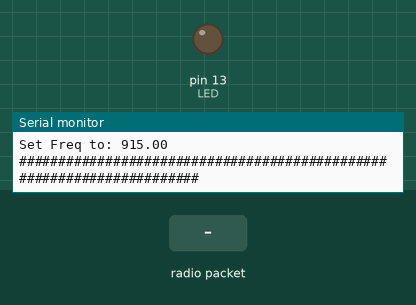
A sketch run on a simulated Arduino Uno, built with avr-gcc and run on an emulated ATmega328P. Shown: output pins drawn as LEDs (lit = HIGH), the last lines printed to the serial monitor. Inputs (shaded band) come from the test bench. No radio packets arrive unless stated; pins used as bus, display or sensor lines are not drawn.

Above: at 1.3 s.
1.4 s: radio packet "1" arrives
At 1.9 s:
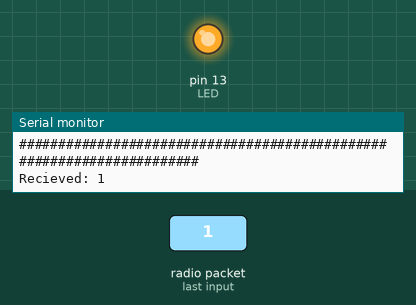
Timing chart, 0 to 4.4 s (numbered marks = the images above; inputs shaded):
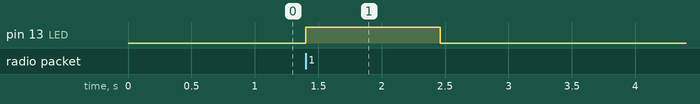

Measured:
- after the input at 1.4 s, pin 13 (LED): LOW → HIGH at once, → LOW 1.1 s later

The sketch:

Space_segment.ino
```cpp
// Feather9x_RX
// -*- mode: C++ -*-
// Example sketch showing how to create a simple messaging client (receiver)
// with the RH_RF95 class. RH_RF95 class does not provide for addressing or
// reliability, so you should only use RH_RF95 if you do not need the higher
// level messaging abilities.
// It is designed to work with the other example Feather9x_TX

#include <SPI.h>
#include <RH_RF95.h>

// for Feather32u4 RFM9x
#define RFM95_CS 8
#define RFM95_RST 4
#define RFM95_INT 7

// Change to 434.0 or other frequency, must match RX's freq!
#define RF95_FREQ 915.0

// Singleton instance of the radio driver
RH_RF95 rf95(RFM95_CS, RFM95_INT);

// Blinky on receipt
#define LED 13

void setup()
{
  pinMode(LED, OUTPUT);
  pinMode(RFM95_RST, OUTPUT);
  digitalWrite(RFM95_RST, HIGH);

  Serial.begin(115200);
  while (!Serial) {
    delay(1);
  }
  delay(100);

  Serial.println("Feather LoRa RX Test!");

  // manual reset
  digitalWrite(RFM95_RST, LOW);
  delay(10);
  digitalWrite(RFM95_RST, HIGH);
  delay(10);

  while (!rf95.init()) {
    Serial.println("LoRa radio init failed");
    Serial.println("Uncomment '#define SERIAL_DEBUG' in RH_RF95.cpp for detailed debug info");
    while (1);
  }
  Serial.println("LoRa radio init OK!");

  // Defaults after init are 434.0MHz, modulation GFSK_Rb250Fd250, +13dbM
  if (!rf95.setFrequency(RF95_FREQ)) {
    Serial.println("setFrequency failed");
    while (1);
  }
  Serial.print("Set Freq to: "); Serial.println(RF95_FREQ);
  Serial.println("######################################################################");
  // Defaults after init are 434.0MHz, 13dBm, Bw = 125 kHz, Cr = 4/5, Sf = 128chips/symbol, CRC on
  // you can set transmitter powers from 5 to 23 dBm:
  rf95.setTxPower(23, false);
}

void loop()
{
  if (rf95.available())
  {
    // Should be a message for us now
    uint8_t buf[RH_RF95_MAX_MESSAGE_LEN];
    uint8_t len = sizeof(buf);
    if (rf95.recv(buf, &len))
    {
      digitalWrite(LED, HIGH);
      Serial.print("Recieved: ");
      Serial.println((char*)buf);
      uint8_t msg[10];
        if((char*)buf[0]=='1'&&(char*)buf[1]=='1'&&(char*)buf[2]=='1'&&(char*)buf[3]=='1')
          {
            strcpy(msg,"Buzzzzzzzz");
          }
          else if((char*)buf[0]=='2'&&(char*)buf[1]=='2'&&(char*)buf[2]=='2'&&(char*)buf[3]=='2')
          {
            strcpy(msg,"Sat-TRV81");
          }
          else if((char*)buf[0]=='3'&&(char*)buf[1]=='3'&&(char*)buf[2]=='3'&&(char*)buf[3]=='3')
          {
            strcpy(msg,"3.2V");
          }
          else if((char*)buf[0]=='4'&&(char*)buf[1]=='4'&&(char*)buf[2]=='4'&&(char*)buf[3]=='4')
          {
            strcpy(msg,"Flashing");
            flash();
          }
          else
          {
            strcpy(msg,"cmd fail");
          }
          delay(1000);
      rf95.send(msg, sizeof(msg)+1);
      rf95.waitPacketSent();
      Serial.println("Sent a reply");
      Serial.println();
      digitalWrite(LED, LOW);
      memset(msg,0,sizeof(msg));
    }
    else
    {
      Serial.println("Receive failed");
    }
  }
}

void flash()
{
  for (int i=0; i<5; i++)
  {
    digitalWrite(LED, HIGH);
    delay(300);
    digitalWrite(LED,LOW);
    delay(300);
  }
}
```
